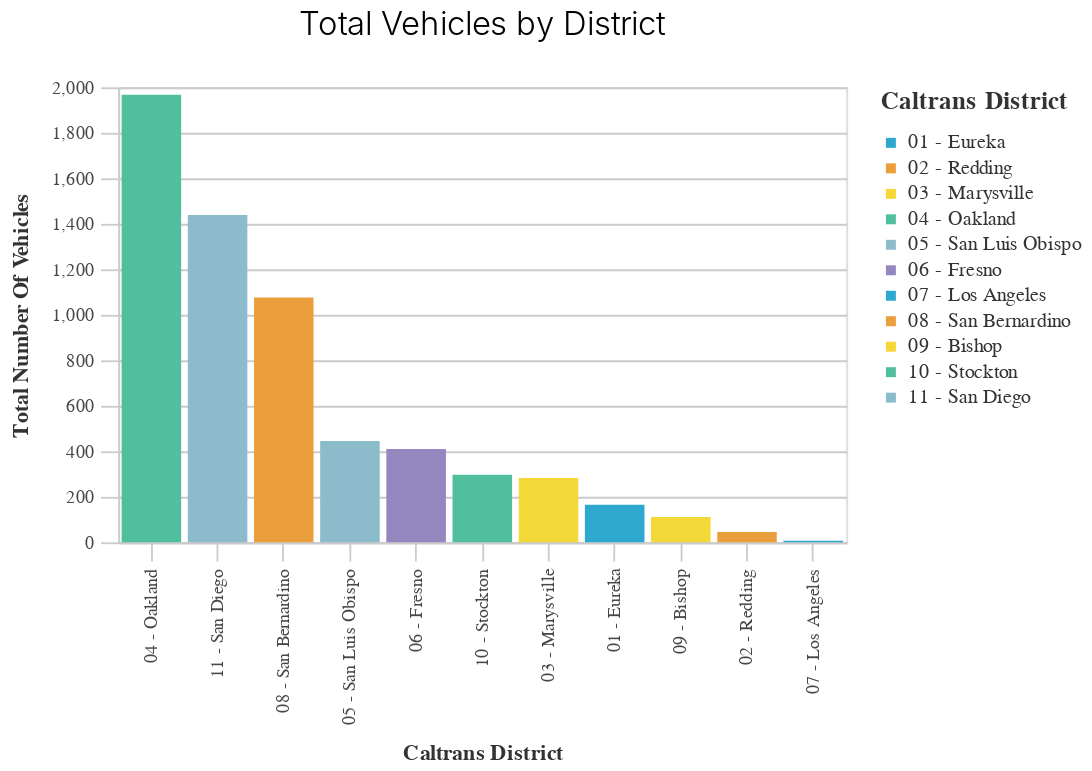

Write notebook code for a chart like this one.
### Code cell
basic_bar_chart_title((df
                       >>group_by(_.caltrans_district)
                       >>summarize(total_n_vehicles= _.total_vehicles.sum())
                       >>arrange(-_.total_n_vehicles)
                      ), 
                      'caltrans_district', 'total_n_vehicles', 'caltrans_district', 'Total Vehicles by District')

### Figure 1 — Vega-Lite specification as saved in the notebook (floating-point values rounded to 4 significant figures)
{"config": {"view": {"continuousWidth": 400, "continuousHeight": 300}, "axis": {"domainColor": "#cbcbcb", "grid": true, "gridColor": "#cbcbcb", "gridWidth": 1, "labelColor": "#474747", "labelFont": "Nunito Sans", "labelFontSize": 10, "labelPadding": 4, "tickColor": "#cbcbcb", "tickSize": 10, "titleColor": "#333", "titleFont": "Raleway", "titleFontSize": 12, "titlePadding": 10}, "axisBand": {"grid": false}, "background": "white", "font": "Raleway", "header": {"labelFont": "Nunito Sans", "titleFont": "Raleway"}, "legend": {"labelColor": "#333", "labelFont": "Nunito Sans", "labelFontSize": 11, "labelLimit": 0, "padding": 1, "symbolSize": 30, "symbolType": "square", "titleColor": "#333", "titleFont": "Raleway", "titleFontSize": 14, "titlePadding": 10}, "title": {"anchor": "middle", "font": "Raleway", "fontSize": 18, "fontWeight": 300, "offset": 20}}, "data": {"name": "data-306b13dd2c896795db1ad8ea105c7c39"}, "mark": "bar", "encoding": {"color": {"field": "caltrans_district", "legend": {"title": "Caltrans District"}, "scale": {"range": ["#2EA8CE", "#EB9F3C", "#F4D837", "#51BF9D", "#8CBCCB", "#9487C0"]}, "type": "nominal"}, "x": {"field": "caltrans_district", "sort": "-y", "title": "Caltrans District", "type": "nominal"}, "y": {"field": "total_n_vehicles", "title": "Total Number Of Vehicles", "type": "quantitative"}}, "height": 250, "title": "Total Vehicles by District", "width": 400, "$schema": "https://vega.github.io/schema/vega-lite/v4.17.0.json", "datasets": {"data-306b13dd2c896795db1ad8ea105c7c39": [{"caltrans_district": "04 - Oakland", "total_n_vehicles": 1967.0}, {"caltrans_district": "11 - San Diego", "total_n_vehicles": 1439.0}, {"caltrans_district": "08 - San Bernardino", "total_n_vehicles": 1076.0}, {"caltrans_district": "05 - San Luis Obispo", "total_n_vehicles": 445.0}, {"caltrans_district": "06 - Fresno", "total_n_vehicles": 410.0}, {"caltrans_district": "10 - Stockton", "total_n_vehicles": 297.0}, {"caltrans_district": "03 - Marysville", "total_n_vehicles": 283.0}, {"caltrans_district": "01 - Eureka", "total_n_vehicles": 165.0}, {"caltrans_district": "09 - Bishop", "total_n_vehicles": 112.0}, {"caltrans_district": "02 - Redding", "total_n_vehicles": 45.0}, {"caltrans_district": "07 - Los Angeles", "total_n_vehicles": 7.0}]}}
